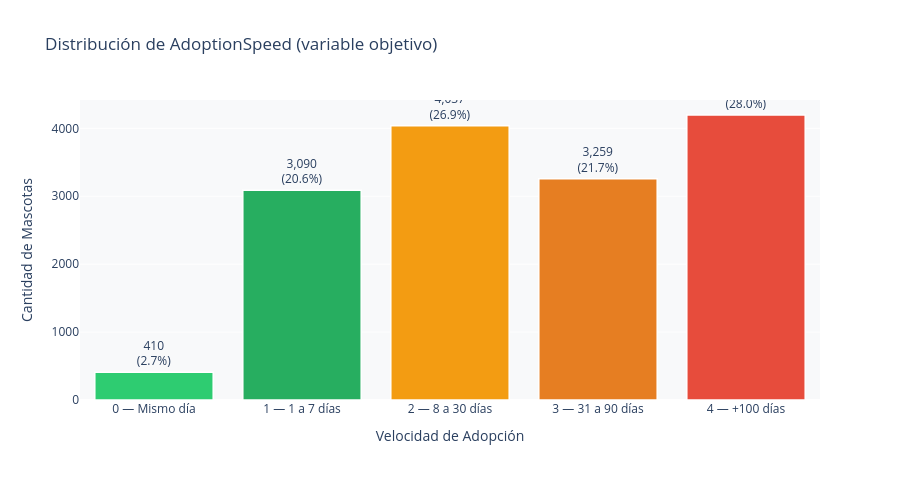

Notebook code for this chart:
### Markdown cell above
### 5.5 · Histograma de AdoptionSpeed

### Code cell
speed_counts = df["AdoptionSpeed"].value_counts().sort_index().reset_index()
speed_counts.columns = ["Speed","Count"]
speed_counts["Label"]   = speed_counts["Speed"].map(SPEED_LABELS)
speed_counts["Color"]   = speed_counts["Speed"].map(SPEED_COLORS)
speed_counts["Pct"]     = (speed_counts["Count"] / len(df) * 100).round(1)

fig = go.Figure(go.Bar(
    x=speed_counts["Label"],
    y=speed_counts["Count"],
    marker=dict(color=speed_counts["Color"],
                line=dict(color="white", width=1.5)),
    text=[f"{c:,}<br>({p}%)" for c,p in zip(speed_counts["Count"],speed_counts["Pct"])],
    textposition="outside",
))
fig.update_layout(
    title="Distribución de AdoptionSpeed (variable objetivo)",
    xaxis_title="Velocidad de Adopción", yaxis_title="Cantidad de Mascotas",
    height=480, plot_bgcolor=BG_COLOR, paper_bgcolor="white", showlegend=False,
)
fig.show()

### Figure 1 — Plotly figure (JSON) as saved in the notebook; plotly's stock layout.template omitted (floating-point values rounded to 4 significant figures)
{"data": [{"marker": {"color": ["#2ecc71", "#27ae60", "#f39c12", "#e67e22", "#e74c3c"], "line": {"color": "white", "width": 1.5}}, "text": ["410<br>(2.7%)", "3,090<br>(20.6%)", "4,037<br>(26.9%)", "3,259<br>(21.7%)", "4,197<br>(28.0%)"], "textposition": "outside", "type": "bar", "x": ["0 — Mismo día", "1 — 1 a 7 días", "2 — 8 a 30 días", "3 — 31 a 90 días", "4 — +100 días"], "y": [410, 3090, 4037, 3259, 4197]}], "layout": {"height": 480, "paper_bgcolor": "white", "plot_bgcolor": "#F8F9FA", "showlegend": false, "title": {"text": "Distribución de AdoptionSpeed (variable objetivo)"}, "xaxis": {"title": {"text": "Velocidad de Adopción"}}, "yaxis": {"title": {"text": "Cantidad de Mascotas"}}}}
